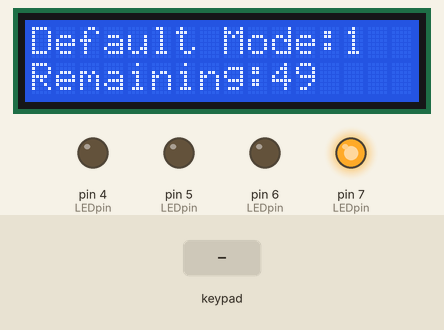
Simulated run of this sketch. Board: Arduino Mega 2560, built with avr-gcc and run on an emulated ATmega2560. Parts: 16×2 character LCD, output pins drawn as LEDs (lit = HIGH). Wiring (inferred from the names in the program): 24Cxx EEPROM at I2C address 0x50. The inputs (shaded band) are chosen by the test bench. EEPROM starts erased; what the sketch prints to the serial monitor is not drawn.

Above: at 1.29 s.
1.3 s: key 'C' pressed
2.8 s: keypad keys 2 2 2 3 2 4 2 5 pressed 0.4 s apart
At 7.97 s:
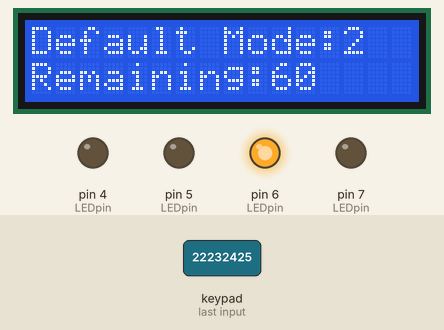
9.0 s: key '+' pressed
10.5 s: key '/' pressed
At 10.66 s:
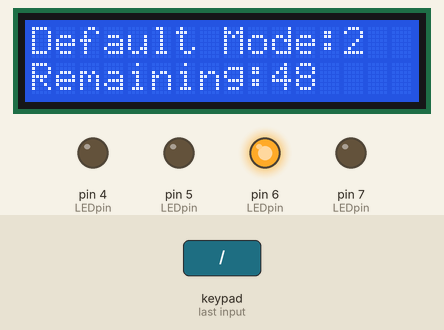
13.5 s: key '=' pressed
15.0 s: key '=' pressed
At 17.18 s:
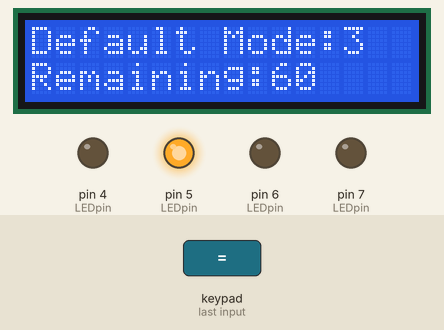
At 23.56 s:
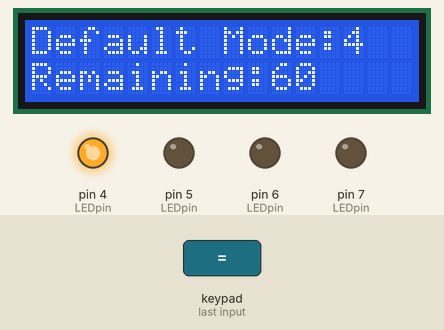
Timing chart, 0 to 25.1 s (numbered marks = the images above; inputs shaded):
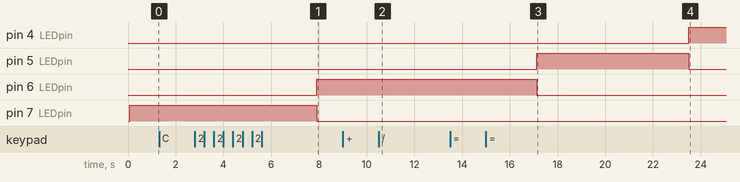

Measured:
- after the input at 2.8 s, pin 6 (LEDpin): LOW → HIGH after 5.1 s; pin 7 (LEDpin): HIGH → LOW after 5.1 s; the display: first changes after 0.12 s (image 1 shows a later state)
- after the input at 10.5 s, the display: changes after 0.11 s (image 2)
- after the input at 15.0 s, pin 4 (LEDpin): LOW → HIGH after 8.5 s; pin 5 (LEDpin): LOW → HIGH after 2.1 s, → LOW 6.4 s later; pin 6 (LEDpin): HIGH → LOW after 2.1 s; the display: first changes after 0.11 s (image 3 shows a later state)

The sketch:

washingMashine.ino
```cpp
#include <LiquidCrystal.h>
#include <Keypad.h>
#include <EEPROM.h>
#include <Wire.h>

#define ADDRESS 0b1010000

const int rs = 13, en = 12, d4 = 8, d5 = 9, d6 = 10, d7 = 11;
LiquidCrystal lcd(rs, en, d4, d5, d6, d7);

const byte ROWS = 4;
const byte COLS = 4;
char keys[ROWS][COLS] = {
  {'7','8','9','/'},
  {'4','5','6','*'},
  {'1','2','3','-'},
  {'C','0','=','+'}
};
byte rowPins[ROWS] = {22, 23, 24, 25};
byte colPins[COLS] = {26, 27, 28, 29};

Keypad  customKeypad = Keypad( makeKeymap(keys), rowPins, colPins, ROWS, COLS );

int currentMode = 1;
int defaultMode = 1;
int pWT = 60;
int wT = 60;
int wWT = 60;
int dT = 60;
char key;

void setup(){
  Serial.begin(9600);
  Serial.println("def mode before read from mem");
  Serial.println(defaultMode);
  lcd.begin(16,2);
  lcd.clear();
  Wire.begin();
  pinMode(7,OUTPUT);
  pinMode(6,OUTPUT);
  pinMode(5,OUTPUT);
  pinMode(4,OUTPUT);
  currentMode = memoryRead();
  Serial.println("curr mode after read from mem");
  Serial.println(currentMode);
  if(currentMode > 4){
    currentMode = 1;
  }
  defaultMode = currentMode;
  Serial.println("def mode after assigned");
  Serial.println(defaultMode);
}

void loop(){
  int timer = 0;
  int defaultTime = 0;
  int LEDpin = 0;
  if(currentMode == 1){
    defaultTime = pWT;
    LEDpin = 7;
  }else if(currentMode == 2){
    defaultTime = wT;
    LEDpin = 6;
  }else if(currentMode == 3){
    defaultTime = wWT;
    LEDpin = 5;
  }else if(currentMode == 4){
    defaultTime = dT;
    LEDpin = 4;
  }
  digitalWrite(LEDpin, HIGH);
  while(timer < defaultTime){
    key = customKeypad.getKey();
    lcd.clear();
    lcd.setCursor(0,0);
    lcd.print("Default Mode:");
    lcd.print(currentMode);
    lcd.setCursor(0,1);
    lcd.print("Remaining:");
    lcd.print(defaultTime - timer);
    if(key == '='){
      pause();
    }else if (key == 'C'){
      changeDefaultMode();
    }else if(key == '+'){
      changeTimer();
    }
    delay(100);
    timer++;
  }
  digitalWrite(LEDpin, LOW);
  currentMode++;
  if(currentMode > 4){
    digitalWrite(7, HIGH);
    digitalWrite(6, HIGH);
    digitalWrite(5, HIGH);
    digitalWrite(4, HIGH);
    lcd.clear();
    lcd.setCursor(0,0);
    lcd.print("End of Wash!");
    pause();
    digitalWrite(7, LOW);
    digitalWrite(6, LOW);
    digitalWrite(5, LOW);
    digitalWrite(4, LOW);
    currentMode = memoryRead();
    if(currentMode > 4){
      currentMode = 1;
    }
    defaultMode = currentMode;
  }
}
//---------------------------------------------------------------------------------------------------------------
void memoryWrite(int data){
  Wire.beginTransmission(ADDRESS);
  Wire.write(0x00);
  Wire.write(0xAA);
  Wire.write(data);
  Wire.endTransmission();
}

int memoryRead(){
  Wire.beginTransmission(ADDRESS);
  Wire.write(0x00);
  Wire.write(0xAA);
  Wire.endTransmission();
  Wire.requestFrom(ADDRESS, 1);
  int temp = Wire.read();
  return temp;
}

void pause(){
  key = customKeypad.waitForKey();
  while(key != '=')
    key = customKeypad.waitForKey();
}

void changeDefaultMode(){
  Serial.println("im in change mode");
  key = customKeypad.waitForKey();
  Serial.println(key);
  if(key == '1'){
    memoryWrite(1);
    defaultMode = 1;
  }else if(key == '2'){
    memoryWrite(2);
    defaultMode = 2;
  }else if(key == '3'){
    memoryWrite(3);
    defaultMode = 3;
  }else if(key == '4'){
    memoryWrite(4);
    defaultMode = 4;
  }
}

void changeTimer(){
  Serial.println("im in change timer ");
  key = customKeypad.waitForKey();
  Serial.println(key);
  if(key == '1'){
    key = customKeypad.waitForKey();
    if(key  == '*'){
      pWT *= 2;
      Serial.println("pWT");
      Serial.println(pWT);
    }else if(key == '/'){
      pWT /= 2;
      Serial.println("pWT");
      Serial.println(pWT);
    }
  }else if(key == '2'){
    key = customKeypad.waitForKey();
    if(key  == '*'){
      wT *= 2;
      Serial.println("wT");
      Serial.println(wT);
    }else if(key == '/'){
      wT /= 2;
      Serial.println("wT");
      Serial.println(wT);
    }
  }else if(key == '3'){
    key = customKeypad.waitForKey();
    if(key  == '*'){
      wWT *= 2;
      Serial.println("wWT");
      Serial.println(wWT);
    }else if(key == '/'){
      wWT /= 2;
      Serial.println("wWT");
      Serial.println(wWT);
    }
  }else if(key == '4'){
    key = customKeypad.waitForKey();
    if(key  == '*'){
      dT *= 2;
      Serial.println("dT");
      Serial.println(dT);
    }else if(key == '/'){
      dT /= 2;
      Serial.println("dT");
      Serial.println(dT);
    }
  }
}
```
